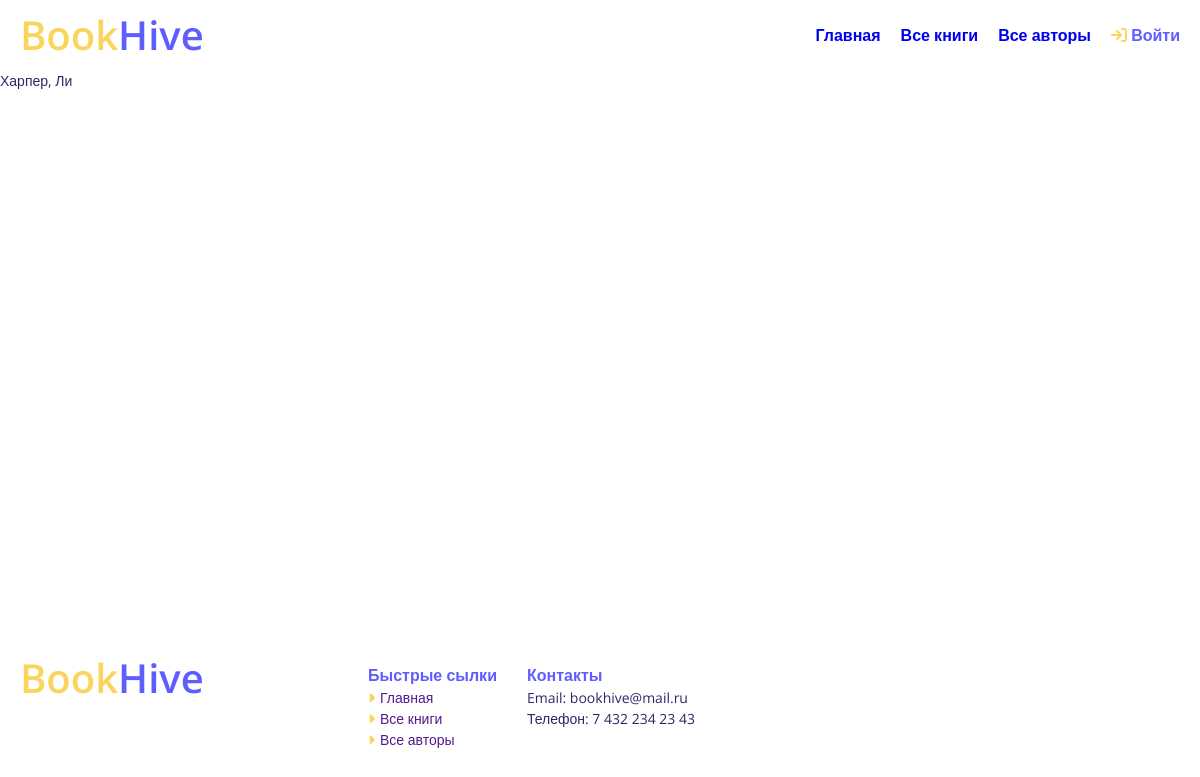
The app's page /catalog/authors/, older data.
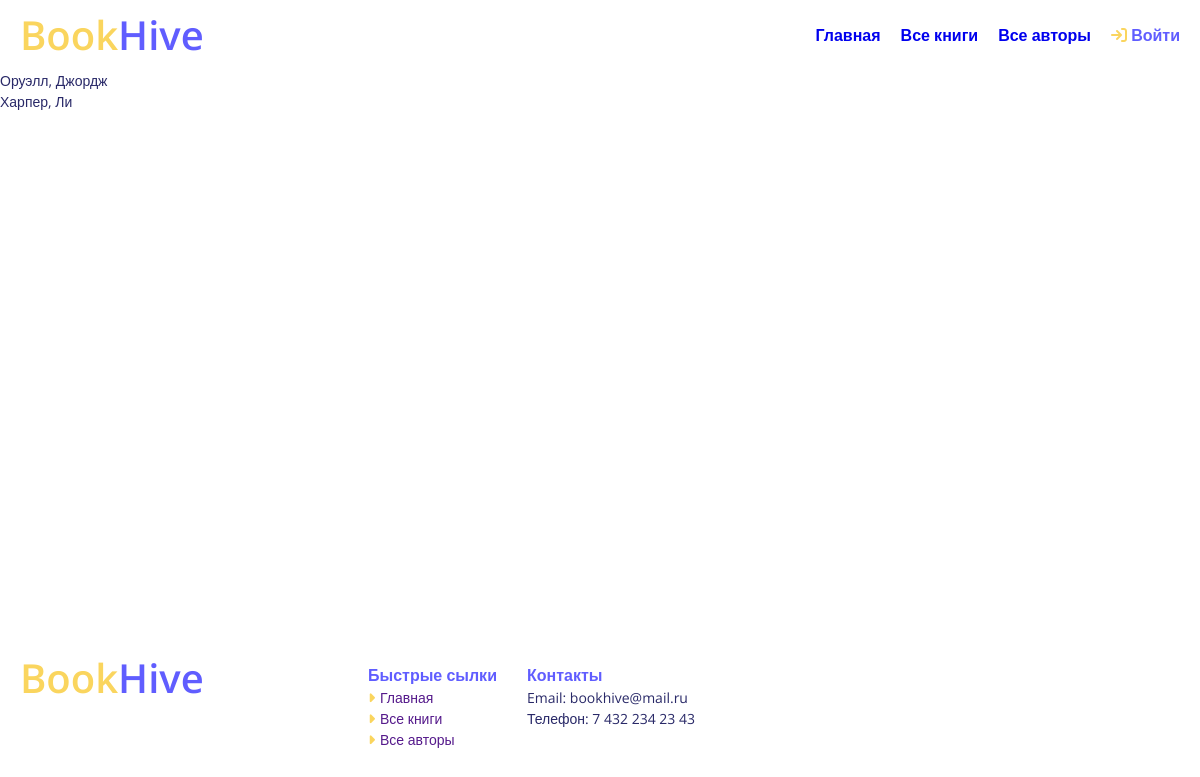
The same page, newer data.
### catalog/models.py (models this page shows, shortened)
class Author(models.Model):
    image = models.ImageField(null=True, blank=True,default='default.jpg', upload_to='Authors')
    first_name = models.CharField(max_length=100)
    last_name = models.CharField(max_length=100)
    date_of_birth = models.DateField(null=True, blank=True)
    date_of_death = models.DateField('Died', null=True, blank=True)
    about_the_author = models.TextField(max_length=1000)
    class Meta:
        ordering = ['last_name']
        permissions = (
                ("can_change_author", "change author"),
        )

### catalog/views.py (the view)
class AuthorListView(generic.ListView):
    model = Author

### catalog/templates/catalog/author_List.html
{% extends "base_generic.html" %}
{% block content %}
    {% if author_list %}
      <ul class="author-list">
        {% for author in author_list %}
        <li>{{ author.last_name }}, {{ author.first_name }}</li>
        {% endfor %}
    </ul>
    {% else %}
      <p>В библиотеке нет авторов</p>
    {% endif %}
{% endblock %}

Row changes from the older to the newer data that the page shows:
added Author: last_name "Оруэлл", first_name "Джордж"
